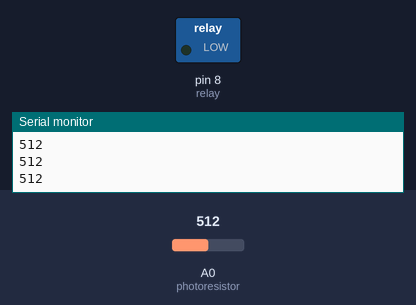
A sketch run on a simulated Arduino Uno, built with avr-gcc and run on an emulated ATmega328P. On the bench: switched loads named in the sketch (green lamp = pin HIGH), the last lines printed to the serial monitor. Inputs (shaded band) come from the test bench; at power-on: A0 (photoresistor) = 512.

Above: at 1.3 s.
1.4 s: A0 (photoresistor) set to 316
2.9 s: A0 (photoresistor) set to 284
At 3.8 s:
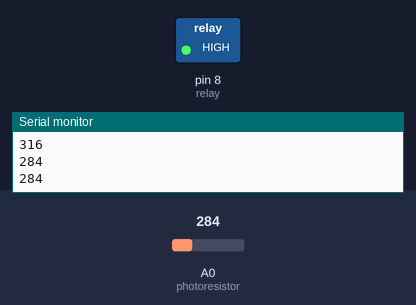
4.5 s: A0 (photoresistor) set to 306
At 5.0 s:
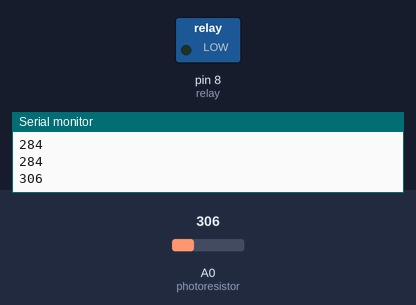
6.0 s: A0 (photoresistor) set to 290
At 7.3 s:
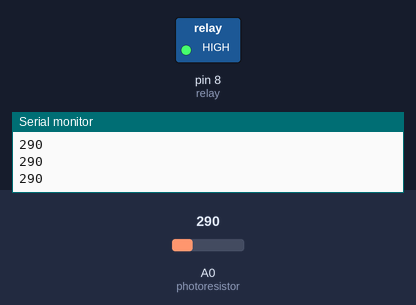
Timing chart, 0 to 8.5 s (numbered marks = the images above; inputs shaded):
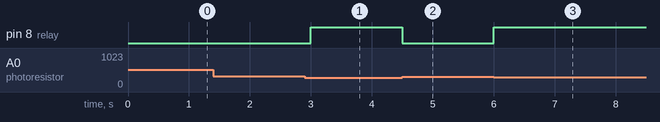

Measured:
- the behaviour switches between 300 and 299 on A0 (photoresistor) (found by bisection; images 0 and 1)
- after the input at 2.9 s, pin 8 (relay): LOW → HIGH after 0.10 s
- after the input at 4.5 s, pin 8 (relay): HIGH → LOW at once
- after the input at 6.0 s, pin 8 (relay): LOW → HIGH at once

The sketch:

21127329.ino
```cpp
// C++ code
// 21127329
// Châu Tấn Kiệt
// 21CLC04

int photoresistor = A0;
int sensor = 0;
int relay = 8;

void setup() {
  pinMode(relay, OUTPUT);
  pinMode(photoresistor, INPUT);
  Serial.begin(9600);
}

void loop() {
  sensor = analogRead(photoresistor);
  Serial.println(sensor);

  if (sensor < 300){
    digitalWrite(relay, HIGH); // Turn relay on
  } else{
    digitalWrite(relay, LOW); // Turn relay off
  }

  delay(500);
}
```
